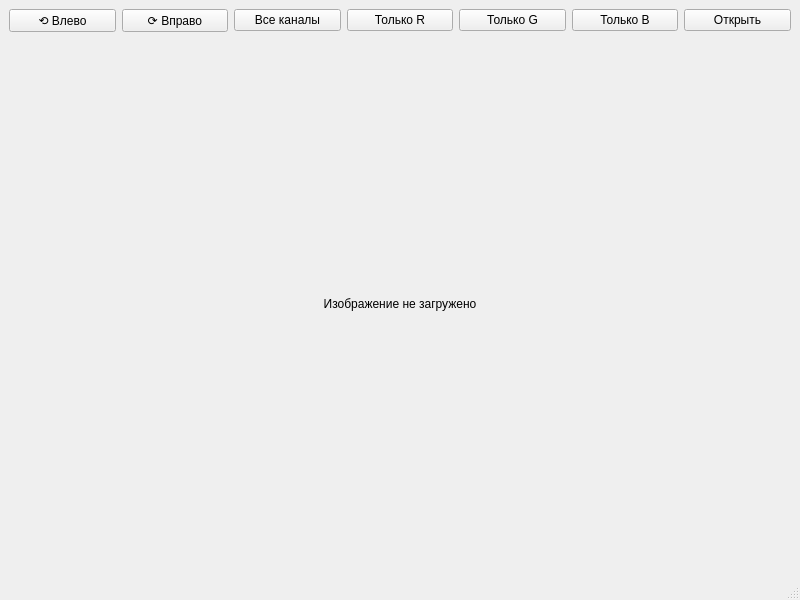
<?xml version="1.0" encoding="UTF-8"?>
<ui version="4.0">
 <class>MainWindow</class>
 <widget class="QMainWindow" name="MainWindow">
  <property name="geometry">
   <rect>
    <x>0</x>
    <y>0</y>
    <width>800</width>
    <height>600</height>
   </rect>
  </property>
  <property name="windowTitle">
   <string>Редактор изображений</string>
  </property>
  <widget class="QWidget" name="centralwidget">
   <layout class="QVBoxLayout" name="verticalLayout">
    <item>
     <layout class="QHBoxLayout" name="horizontalLayout">
      <item>
       <widget class="QPushButton" name="btnLeft">
        <property name="text">
         <string>⟲ Влево</string>
        </property>
       </widget>
      </item>
      <item>
       <widget class="QPushButton" name="btnRight">
        <property name="text">
         <string>⟳ Вправо</string>
        </property>
       </widget>
      </item>
      <item>
       <widget class="QPushButton" name="btnAll">
        <property name="text">
         <string>Все каналы</string>
        </property>
       </widget>
      </item>
      <item>
       <widget class="QPushButton" name="btnR">
        <property name="text">
         <string>Только R</string>
        </property>
       </widget>
      </item>
      <item>
       <widget class="QPushButton" name="btnG">
        <property name="text">
         <string>Только G</string>
        </property>
       </widget>
      </item>
      <item>
       <widget class="QPushButton" name="btnB">
        <property name="text">
         <string>Только B</string>
        </property>
       </widget>
      </item>
      <item>
       <widget class="QPushButton" name="btnOpen">
        <property name="text">
         <string>Открыть</string>
        </property>
       </widget>
      </item>
     </layout>
    </item>
    <item>
     <widget class="QLabel" name="imageLabel">
      <property name="text">
       <string>Изображение не загружено</string>
      </property>
      <property name="alignment">
       <set>Qt::AlignCenter</set>
      </property>
     </widget>
    </item>
   </layout>
  </widget>
  <widget class="QMenuBar" name="menubar"/>
  <widget class="QStatusBar" name="statusbar"/>
 </widget>
 <resources/>
 <connections/>
</ui>
